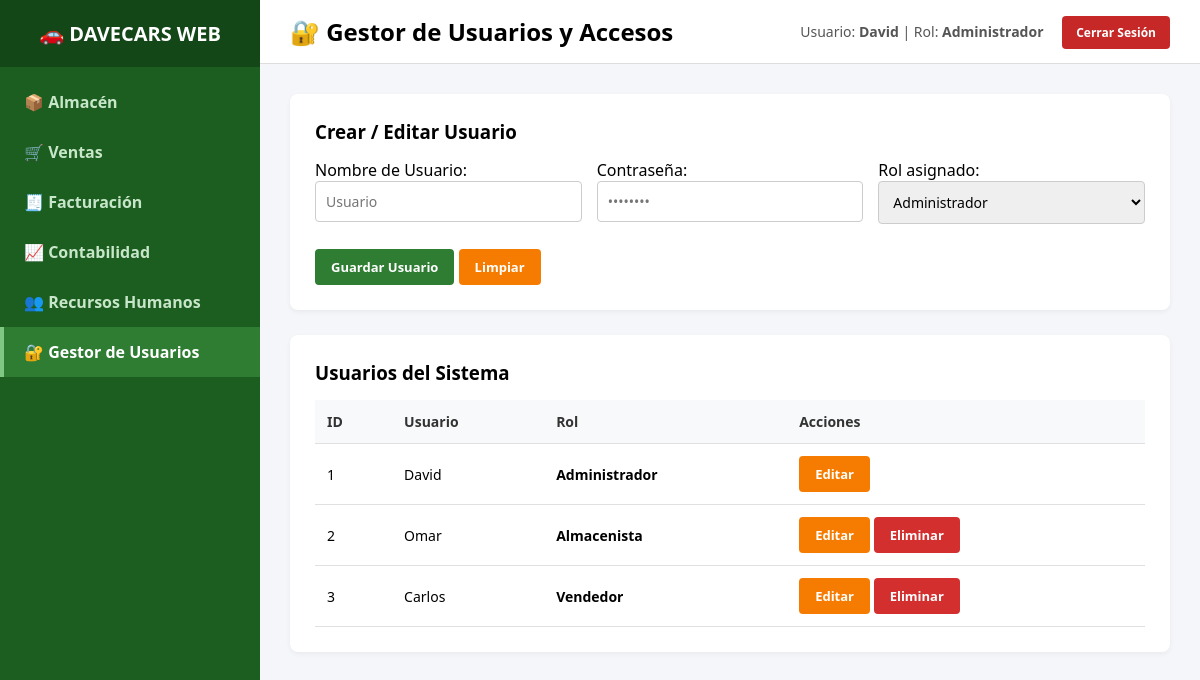
/usuarios (signed in), run on the app's committed database.
### tables this page shows
CREATE TABLE usuarios (
            id INTEGER PRIMARY KEY AUTOINCREMENT,
            usuario TEXT UNIQUE NOT NULL,
            clave TEXT NOT NULL,
            rol TEXT NOT NULL
        );

### app.py (the view)
@app.route("/usuarios")
def usuarios():
    if not verificar_sesion(): return redirect(url_for("login"))
    if session.get("rol") != "Administrador":
        flash("Acceso denegado. Solo administradores.", "danger")
        return redirect(url_for("almacen"))
    usuarios_list = query_db("SELECT id, usuario, rol FROM usuarios")
    return render_template("usuarios.html", usuarios=usuarios_list)

### app.py (called while the page is built)
def get_db():
    db = getattr(g, '_database', None)
    if db is None:
        db = g._database = sqlite3.connect(DATABASE)
        db.row_factory = sqlite3.Row  # Permite acceder a columnas por nombre
    return db

def query_db(query, args=()):
    cur = get_db().execute(query, args)
    rv = cur.fetchall()
    return [dict(row) for row in rv]  # Convierte cada Row en un diccionario

@app.teardown_appcontext
def close_connection(exception):
    db = getattr(g, '_database', None)
    if db is not None:
        db.close()

def verificar_sesion():
    return "usuario" in session

### templates/usuarios.html (shortened to what this page needs)
{% extends "base.html" %}
{% block page_title %}🔐 Gestor de Usuarios y Accesos{% endblock %}
{% block content %}
<div class="card">
    <h3 id="form-title">Crear / Editar Usuario</h3>
    <form action="{{ url_for('usuarios_guardar') }}" method="POST" class="form-grid">
        <div>
            <label>Nombre de Usuario:</label>
            <input type="text" name="usuario" id="usuario" required placeholder="Usuario">
        </div>
        <div>
            <label>Contraseña:</label>
            <input type="password" name="clave" id="clave" required placeholder="••••••••">
        </div>
        <div>
            <label>Rol asignado:</label>
            <select name="rol" id="rol">
                <option value="Administrador">Administrador</option>
            </select>
        </div>
        <div style="grid-column: 1 / -1; margin-top: 10px;">
            <button type="submit" class="btn btn-primary">Guardar Usuario</button>
            <button type="button" class="btn btn-warning" onclick="limpiarFormulario()">Limpiar</button>
        </div>
    </form>
</div>
<div class="card">
    <h3>Usuarios del Sistema</h3>
    <table>
        <thead>
            <tr>
                <th>ID</th>
                <th>Usuario</th>
                <th>Rol</th>
                <th>Acciones</th>
            </tr>
        </thead>
        <tbody>
            {% for u in usuarios %}
            <tr>
                <td>{{ u.id }}</td>
                <td>{{ u.usuario }}</td>
                <td><strong>{{ u.rol }}</strong></td>
                <td>
                    <button class="btn btn-warning" onclick='editar({{ u|tojson }})'>Editar</button>
                    {% if u.usuario != session.get('usuario') %}
                    <a href="{{ url_for('usuarios_eliminar', id=u.id) }}" class="btn btn-danger" onclick="return confirm('¿Eliminar usuario?')">Eliminar</a>
                    {% endif %}
                </td>
            </tr>
            {% endfor %}
        </tbody>
    </table>
</div>
{% endblock %}

### templates/base.html (shortened to what this page needs)
<!DOCTYPE html>
<html lang="es">
<head>
</head>
<body>
    <aside class="sidebar">
        <div class="brand">🚗 DAVECARS WEB</div>
        <nav>
            {% set rol = session.get('rol', '') %}
            {% set es_admin = rol == 'Administrador' %}
            <a href="{{ url_for('almacen') }}" class="{% if request.endpoint == 'almacen' %}active{% endif %} {% if not es_admin and rol != 'Almacenista' %}disabled{% endif %}">📦 Almacén</a>
            <a href="{{ url_for('ventas') }}" class="{% if request.endpoint == 'ventas' %}active{% endif %} {% if not es_admin and rol != 'Vendedor' %}disabled{% endif %}">🛒 Ventas</a>
            <a href="{{ url_for('facturacion') }}" class="{% if request.endpoint == 'facturacion' %}active{% endif %} {% if not es_admin and rol not in ['Vendedor', 'Contador'] %}disabled{% endif %}">🧾 Facturación</a>
            <a href="{{ url_for('contabilidad') }}" class="{% if request.endpoint == 'contabilidad' %}active{% endif %} {% if not es_admin and rol != 'Contador' %}disabled{% endif %}">📈 Contabilidad</a>
            <a href="{{ url_for('rrhh') }}" class="{% if request.endpoint == 'rrhh' %}active{% endif %} {% if not es_admin and rol != 'Analista RRHH' %}disabled{% endif %}">👥 Recursos Humanos</a>
            <a href="{{ url_for('usuarios') }}" class="{% if request.endpoint == 'usuarios' %}active{% endif %} {% if not es_admin %}disabled{% endif %}">🔐 Gestor de Usuarios</a>
        </nav>
    </aside>
    <div class="main-content">
        <header>
            <h2>{% block page_title %}{% endblock %}</h2>
            <div class="user-info">
                Usuario: <strong>{{ session.get('usuario') }}</strong> | Rol: <strong>{{ session.get('rol') }}</strong>
                <a href="{{ url_for('logout') }}" class="btn-logout" style="margin-left: 15px;">Cerrar Sesión</a>
            </div>
        </header>
        <div class="container">
            {% block content %}{% endblock %}
        </div>
    </div>
</body>
</html>

### templates/base.html (style rules this page uses)
* { box-sizing: border-box; margin: 0; padding: 0; font-family: 'Segoe UI', Tahoma, Geneva, Verdana, sans-serif; }
body { display: flex; height: 100vh; background-color: #f4f6f9; }
.sidebar { width: 260px; background-color: #1b5e20; color: white; display: flex; flex-direction: column; }
.sidebar .brand { padding: 20px; font-size: 20px; font-weight: bold; background-color: #144718; text-align: center; }
.sidebar nav { flex: 1; margin-top: 10px; }
.sidebar a { display: block; padding: 14px 20px; color: #c8e6c9; text-decoration: none; font-weight: 600; border-left: 4px solid transparent; }
.sidebar a:hover, .sidebar a.active { background-color: #2e7d32; color: white; border-left-color: #81c784; }
.main-content { flex: 1; display: flex; flex-direction: column; overflow-y: auto; }
header { background-color: white; padding: 15px 30px; display: flex; justify-content: space-between; align-items: center; border-bottom: 1px solid #ddd; }
.user-info { font-size: 14px; color: #555; }
.btn-logout { background-color: #c62828; color: white; padding: 8px 14px; border-radius: 4px; text-decoration: none; font-size: 12px; font-weight: bold; }
.container { padding: 30px; flex: 1; }
.card { background-color: white; padding: 25px; border-radius: 8px; box-shadow: 0 2px 5px rgba(0,0,0,0.05); margin-bottom: 25px; }
table { width: 100%; border-collapse: collapse; margin-top: 15px; }
th, td { padding: 12px; text-align: left; border-bottom: 1px solid #e0e0e0; font-size: 14px; }
th { background-color: #f8f9fa; color: #333; font-weight: 600; }
.form-grid { display: grid; grid-template-columns: repeat(auto-fit, minmax(200px, 1fr)); gap: 15px; margin-top: 15px; }
input, select { width: 100%; padding: 10px; border: 1px solid #ccc; border-radius: 4px; font-size: 14px; }
.btn { padding: 9px 16px; border: none; border-radius: 4px; font-weight: bold; cursor: pointer; text-decoration: none; display: inline-block; font-size: 13px; }
.btn-primary { background-color: #2e7d32; color: white; }
.btn-warning { background-color: #f57c00; color: white; }
.btn-danger { background-color: #d32f2f; color: white; }

### data on the page
usuarios: get "David", get "Administrador", id "1", usuario "David", rol "Administrador"
usuarios: id "2", usuario "Omar", rol "Almacenista"
usuarios: id "3", usuario "Carlos", rol "Vendedor"
